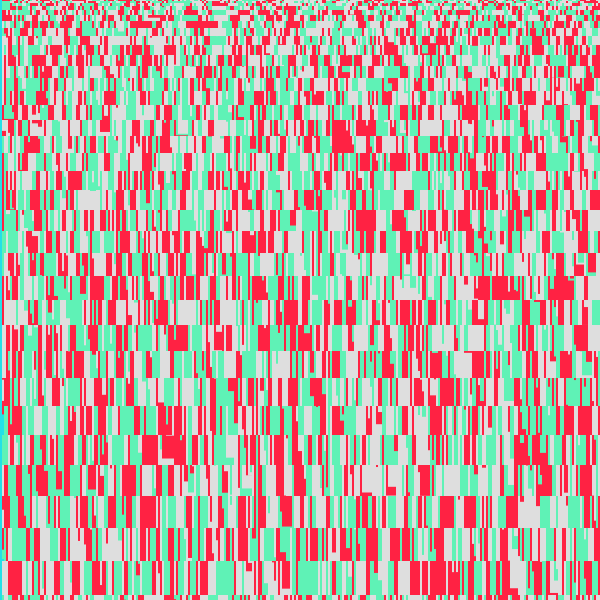
Frame 1 (no input)
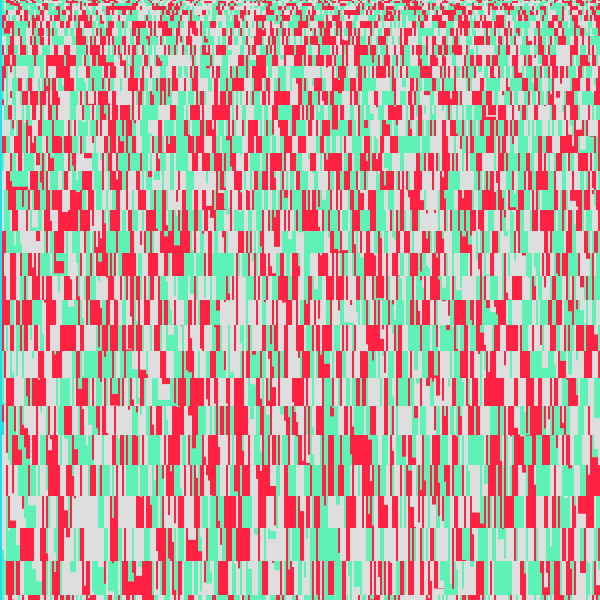
Frame 2 (the mouse pressed at the canvas centre, redrawn once)

The Processing sketch that drew these frames (run headless with seeded random() and noise(); the mouse was pressed at the canvas centre and the sketch redrawn once):

// Processing sketch: processing_144309
// ── processing_144309.pde

//Lee hye ri
//201420101

void setup(){

  size(600,600);

  background (35,224,232);

}

void smallSquares( float x, float y, float rectHeight, float rectWidth ){

  float i_num = 2;

  while (i_num < 600){

    float newRectHeight = rectHeight*random(5,10);

    float colorDecider = int(newRectHeight%4);

    if (colorDecider == 3){

      fill(95,242,182);

    } else if (colorDecider == 1){

      fill(444);

    } else if (colorDecider == 2){

      fill(222);

    } else {

      fill(355,34,67);

    }

    println (colorDecider); 

    //stroke(255);

    noStroke();

    rect(x + i_num, y,newRectHeight, rectWidth*random(10));

    i_num = i_num + 2;

  }

  

}

void squarePatternBuilder(){

  float i = 0;

  while (i < 100){

    translate(0,i);

    smallSquares(0,0,random(10,20),random(10,20));

    i++;

  }

}

void draw(){

  noLoop();

  squarePatternBuilder();

}
